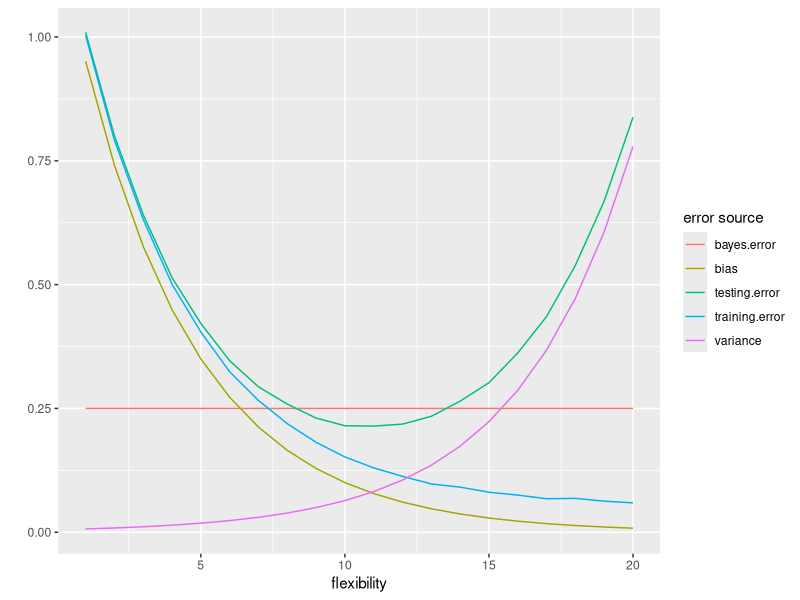

The R source for this figure:
## ---- chunk 1

library(tidyverse)

# x axis will go from 1 to 20
x_axis <- seq(from = 1, to = 20, by = 1)

# bias decreases as model complexity increases
bias <- exp(-5*seq(from = 0.01, to = 1, by = 0.05))

# variance increases as model complexity increases
variance <- exp(-5*seq(from = 1, to = 0.01, by = -0.05))

# training error decreases as model complexity increases
training_error <- bias + runif(length(x_axis), 0.05, 0.055)

# testing error decreases initially and eventually increases
testing_error <- bias + variance + runif(length(x_axis), 0.05, 0.055)

# bayes_error error is the irreducible error
bayes_error <- rep(0.25, length(x_axis))

bv <- data.frame(`x axis` = x_axis, 
                 bias = bias,
                 variance = variance,
                 `training error` = training_error,
                 `testing error` = testing_error,
                 `bayes error` = bayes_error)

bv_long <- tidyr::gather(bv, `error source`, value, -1)

## ---- chunk 2

bias_var_plot <- 
  
  ggplot(bv_long, aes(x = x.axis, y = value)) + 
  
    geom_line(aes(col = `error source`)) +
  
      xlab("flexibility") + 
  
        ylab("")

bias_var_plot

